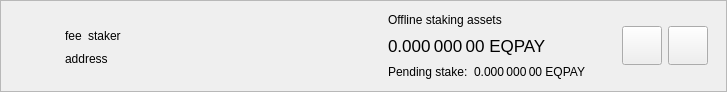
<?xml version="1.0" encoding="UTF-8"?>
<ui version="4.0">
 <class>DelegationItemWidget</class>
 <widget class="QWidget" name="DelegationItemWidget">
  <property name="geometry">
   <rect>
    <x>0</x>
    <y>0</y>
    <width>727</width>
    <height>92</height>
   </rect>
  </property>
  <property name="sizePolicy">
   <sizepolicy hsizetype="Preferred" vsizetype="Maximum">
    <horstretch>0</horstretch>
    <verstretch>0</verstretch>
   </sizepolicy>
  </property>
  <property name="windowTitle">
   <string>Form</string>
  </property>
  <layout class="QVBoxLayout" name="verticalLayout_2">
   <property name="spacing">
    <number>0</number>
   </property>
   <property name="leftMargin">
    <number>0</number>
   </property>
   <property name="topMargin">
    <number>0</number>
   </property>
   <property name="rightMargin">
    <number>0</number>
   </property>
   <property name="bottomMargin">
    <number>0</number>
   </property>
   <item>
    <widget class="QFrame" name="delegationItemFrame">
     <property name="frameShape">
      <enum>QFrame::StyledPanel</enum>
     </property>
     <property name="frameShadow">
      <enum>QFrame::Raised</enum>
     </property>
     <layout class="QHBoxLayout" name="horizontalLayout">
      <property name="topMargin">
       <number>0</number>
      </property>
      <property name="bottomMargin">
       <number>0</number>
      </property>
      <item>
       <widget class="QLabel" name="delegationLogo">
        <property name="sizePolicy">
         <sizepolicy hsizetype="Fixed" vsizetype="Fixed">
          <horstretch>0</horstretch>
          <verstretch>0</verstretch>
         </sizepolicy>
        </property>
        <property name="minimumSize">
         <size>
          <width>40</width>
          <height>40</height>
         </size>
        </property>
        <property name="alignment">
         <set>Qt::AlignCenter</set>
        </property>
       </widget>
      </item>
      <item>
       <widget class="QStackedWidget" name="stackedWidget">
        <property name="currentIndex">
         <number>0</number>
        </property>
        <widget class="QWidget" name="page">
         <layout class="QHBoxLayout" name="horizontalLayout_4">
          <item>
           <layout class="QHBoxLayout" name="horizontalLayout_3">
            <item>
             <layout class="QVBoxLayout" name="verticalLayout">
              <property name="rightMargin">
               <number>15</number>
              </property>
              <item>
               <spacer name="verticalSpacer_2">
                <property name="orientation">
                 <enum>Qt::Vertical</enum>
                </property>
                <property name="sizeHint" stdset="0">
                 <size>
                  <width>20</width>
                  <height>0</height>
                 </size>
                </property>
               </spacer>
              </item>
              <item alignment="Qt::AlignLeft">
               <widget class="QWidget" name="widgetDelegation" native="true">
                <property name="minimumSize">
                 <size>
                  <width>280</width>
                  <height>0</height>
                 </size>
                </property>
                <layout class="QHBoxLayout" name="horizontalLayout_2" stretch="0,0,1">
                 <property name="leftMargin">
                  <number>0</number>
                 </property>
                 <property name="topMargin">
                  <number>0</number>
                 </property>
                 <property name="rightMargin">
                  <number>0</number>
                 </property>
                 <property name="bottomMargin">
                  <number>0</number>
                 </property>
                 <item alignment="Qt::AlignLeft">
                  <widget class="QLabel" name="labelFee">
                   <property name="text">
                    <string>fee</string>
                   </property>
                   <property name="textInteractionFlags">
                    <set>Qt::LinksAccessibleByMouse|Qt::TextSelectableByMouse</set>
                   </property>
                  </widget>
                 </item>
                 <item alignment="Qt::AlignLeft">
                  <widget class="QLabel" name="labelStaker">
                   <property name="text">
                    <string>staker</string>
                   </property>
                   <property name="textInteractionFlags">
                    <set>Qt::LinksAccessibleByMouse|Qt::TextSelectableByMouse</set>
                   </property>
                  </widget>
                 </item>
                 <item>
                  <spacer name="horizontalSpacer">
                   <property name="orientation">
                    <enum>Qt::Horizontal</enum>
                   </property>
                   <property name="sizeType">
                    <enum>QSizePolicy::Minimum</enum>
                   </property>
                   <property name="sizeHint" stdset="0">
                    <size>
                     <width>0</width>
                     <height>20</height>
                    </size>
                   </property>
                  </spacer>
                 </item>
                </layout>
               </widget>
              </item>
              <item alignment="Qt::AlignLeft">
               <widget class="QLabel" name="labelAddress">
                <property name="text">
                 <string>address</string>
                </property>
                <property name="textInteractionFlags">
                 <set>Qt::LinksAccessibleByMouse|Qt::TextSelectableByMouse</set>
                </property>
               </widget>
              </item>
              <item>
               <spacer name="verticalSpacer">
                <property name="orientation">
                 <enum>Qt::Vertical</enum>
                </property>
                <property name="sizeHint" stdset="0">
                 <size>
                  <width>20</width>
                  <height>0</height>
                 </size>
                </property>
               </spacer>
              </item>
             </layout>
            </item>
            <item>
             <widget class="QWidget" name="vLineAssets" native="true">
              <property name="minimumSize">
               <size>
                <width>1</width>
                <height>0</height>
               </size>
              </property>
             </widget>
            </item>
            <item>
             <widget class="QWidget" name="widgetStakingAssets" native="true">
              <property name="sizePolicy">
               <sizepolicy hsizetype="Minimum" vsizetype="Preferred">
                <horstretch>0</horstretch>
                <verstretch>0</verstretch>
               </sizepolicy>
              </property>
              <layout class="QVBoxLayout" name="verticalLayout_3">
               <property name="leftMargin">
                <number>15</number>
               </property>
               <property name="topMargin">
                <number>0</number>
               </property>
               <property name="rightMargin">
                <number>15</number>
               </property>
               <property name="bottomMargin">
                <number>0</number>
               </property>
               <item>
                <widget class="QLabel" name="labelAssetsText">
                 <property name="text">
                  <string>Offline staking assets</string>
                 </property>
                 <property name="alignment">
                  <set>Qt::AlignLeading|Qt::AlignLeft|Qt::AlignVCenter</set>
                 </property>
                </widget>
               </item>
               <item>
                <widget class="QLabel" name="labelAssets">
                 <property name="font">
                  <font>
                   <pointsize>13</pointsize>
                  </font>
                 </property>
                 <property name="cursor">
                  <cursorShape>IBeamCursor</cursorShape>
                 </property>
                 <property name="toolTip">
                  <string>Your current spendable balance</string>
                 </property>
                 <property name="text">
                  <string notr="true">0.000 000 00 EQPAY</string>
                 </property>
                 <property name="alignment">
                  <set>Qt::AlignLeading|Qt::AlignLeft|Qt::AlignVCenter</set>
                 </property>
                 <property name="textInteractionFlags">
                  <set>Qt::LinksAccessibleByMouse|Qt::TextSelectableByMouse</set>
                 </property>
                </widget>
               </item>
               <item>
                <layout class="QHBoxLayout" name="horizontalLayout_6">
                 <property name="spacing">
                  <number>6</number>
                 </property>
                 <item>
                  <widget class="QLabel" name="labelStakeText">
                   <property name="sizePolicy">
                    <sizepolicy hsizetype="Maximum" vsizetype="Preferred">
                     <horstretch>0</horstretch>
                     <verstretch>0</verstretch>
                    </sizepolicy>
                   </property>
                   <property name="text">
                    <string>Pending stake:</string>
                   </property>
                   <property name="alignment">
                    <set>Qt::AlignLeading|Qt::AlignLeft|Qt::AlignVCenter</set>
                   </property>
                  </widget>
                 </item>
                 <item>
                  <widget class="QLabel" name="labelStake">
                   <property name="text">
                    <string>0.000 000 00 EQPAY</string>
                   </property>
                   <property name="alignment">
                    <set>Qt::AlignLeading|Qt::AlignLeft|Qt::AlignVCenter</set>
                   </property>
                   <property name="textInteractionFlags">
                    <set>Qt::LinksAccessibleByMouse|Qt::TextSelectableByMouse</set>
                   </property>
                  </widget>
                 </item>
                 <item>
                  <spacer name="horizontalSpacer_4">
                   <property name="orientation">
                    <enum>Qt::Horizontal</enum>
                   </property>
                   <property name="sizeType">
                    <enum>QSizePolicy::Minimum</enum>
                   </property>
                   <property name="sizeHint" stdset="0">
                    <size>
                     <width>0</width>
                     <height>0</height>
                    </size>
                   </property>
                  </spacer>
                 </item>
                </layout>
               </item>
              </layout>
             </widget>
            </item>
            <item>
             <spacer name="horizontalSpacer_2">
              <property name="orientation">
               <enum>Qt::Horizontal</enum>
              </property>
              <property name="sizeHint" stdset="0">
               <size>
                <width>193</width>
                <height>20</height>
               </size>
              </property>
             </spacer>
            </item>
            <item>
             <widget class="QToolButton" name="buttonSplit">
              <property name="text">
               <string/>
              </property>
              <property name="iconSize">
               <size>
                <width>32</width>
                <height>32</height>
               </size>
              </property>
             </widget>
            </item>
            <item>
             <widget class="QToolButton" name="buttonRemove">
              <property name="text">
               <string/>
              </property>
              <property name="iconSize">
               <size>
                <width>32</width>
                <height>32</height>
               </size>
              </property>
             </widget>
            </item>
           </layout>
          </item>
         </layout>
        </widget>
        <widget class="QWidget" name="page_2">
         <layout class="QHBoxLayout" name="horizontalLayout_5">
          <item>
           <widget class="QLabel" name="labelNewDelegation">
            <property name="text">
             <string>Add new delegations</string>
            </property>
           </widget>
          </item>
          <item>
           <spacer name="horizontalSpacer_3">
            <property name="orientation">
             <enum>Qt::Horizontal</enum>
            </property>
            <property name="sizeHint" stdset="0">
             <size>
              <width>408</width>
              <height>20</height>
             </size>
            </property>
           </spacer>
          </item>
          <item>
           <widget class="QToolButton" name="buttonRestore">
            <property name="text">
             <string/>
            </property>
            <property name="iconSize">
             <size>
              <width>32</width>
              <height>32</height>
             </size>
            </property>
           </widget>
          </item>
          <item>
           <widget class="QToolButton" name="buttonAdd">
            <property name="text">
             <string/>
            </property>
            <property name="iconSize">
             <size>
              <width>32</width>
              <height>32</height>
             </size>
            </property>
           </widget>
          </item>
         </layout>
        </widget>
       </widget>
      </item>
     </layout>
    </widget>
   </item>
  </layout>
 </widget>
 <resources/>
 <connections/>
</ui>
